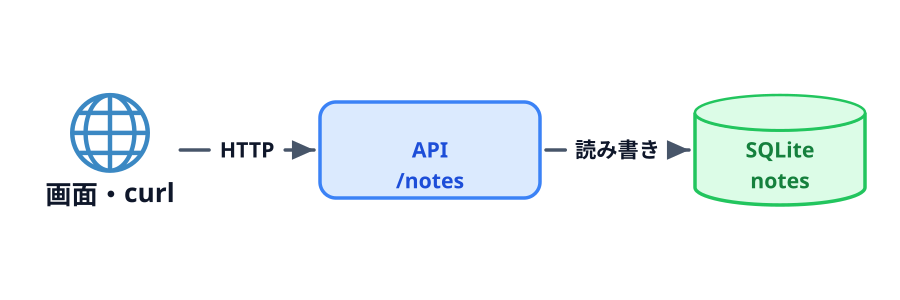

Python code for this plot:
"""03-01「ノートの API を設計する」の図。

画面と curl が API を呼び、API はノートを SQLite（ボリュームのファイル）に読み書きする。
スキーマ: SOURCE-PATH-GOAL（呼ぶ → 読み書き）。
"""

import os
import sys

sys.path.insert(0, os.path.expanduser("~/.claude/skills/genfig"))
from genfig import Canvas  # noqa: E402

c = Canvas(900, 300)

client = c.node(110, 150, "画面・curl", emoji_cp="1f310")  # 🌐
api = c.node(430, 150, "API\n/notes", shape="square",
             color="blue", w=220, h=96, label_scale="label")
db = c.node(780, 150, "SQLite\nnotes", shape="cylinder",
            color="green", w=170, h=110, label_scale="label")

c.link(client, api, label="HTTP", offset=0)
c.link(api, db, label="読み書き", offset=0)

c.save("01-notes-api.svg")
